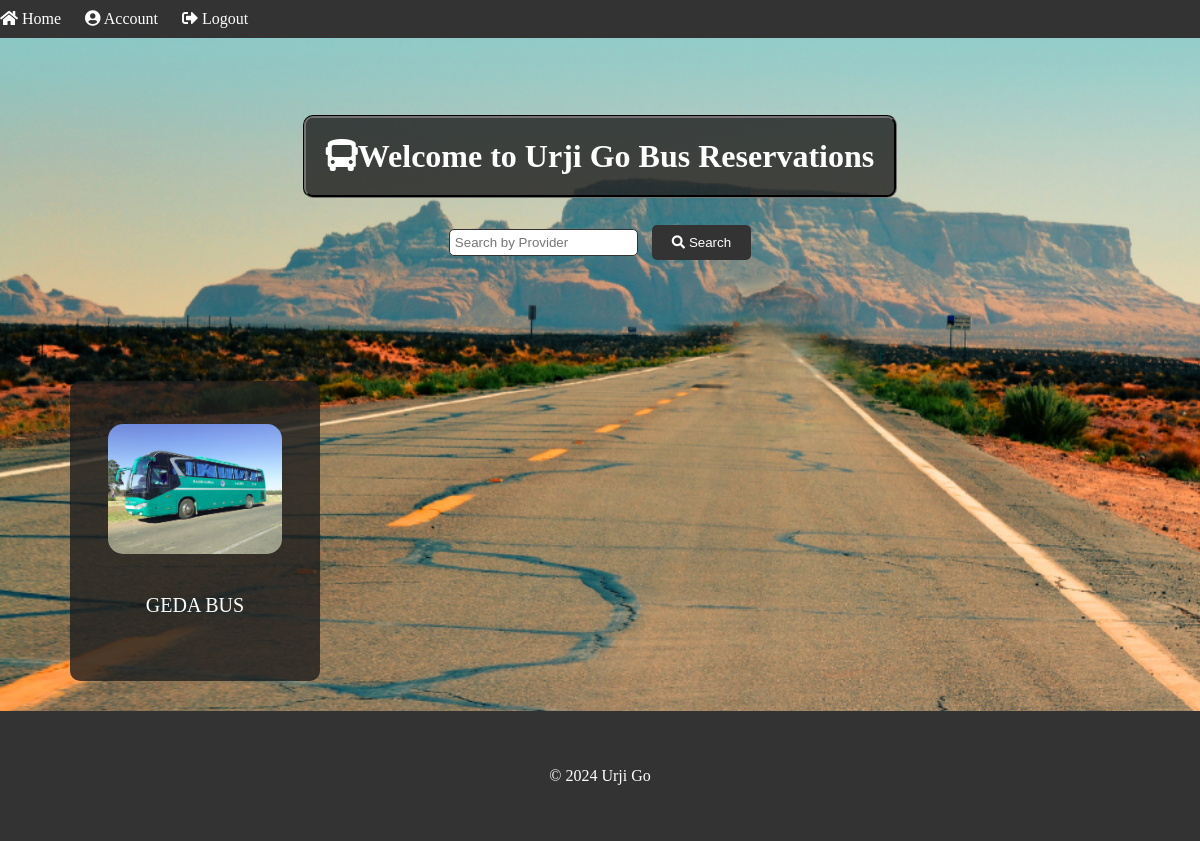
/user/index.php?provider=GEDA BUS (signed in), run on the app's committed database.
### tables this page shows
CREATE TABLE IF NOT EXISTS `buses` (
  `id` int NOT NULL AUTO_INCREMENT,
  `provider` varchar(100) NOT NULL,
  `image` mediumblob NOT NULL,
  `Description` text NOT NULL,
  PRIMARY KEY (`id`),
  UNIQUE KEY `provider` (`provider`)
);

### user/index.php (the view, shortened to what this page needs)
<!DOCTYPE html>
<html lang="en">
<head>
    <link rel="stylesheet" href="../css/styles.css">
    <?php include('../db/dbconfig.php'); ?>
</head>
<body style="background-image: url('../assets/admin.png'); background-size:cover; background-repeat:no-repeat;">
<?php include_once('includes/header.php'); ?>
<div class="container">
    <br><br>
   <center>
   <h1><i class="fas fa-bus"></i>Welcome to Urji Go Bus Reservations</h1>
    <form action="index.php" method="GET">
        <input type="text" name="provider" placeholder="Search by Provider">
        <button type="submit"><i class="fas fa-search"></i> Search</button>
    </form>
   </center>
   <br><br><br><br>
    <br>
    <div class="card-container">
        <?php
        $sql = "SELECT id, provider, image, Description FROM buses";
        if(isset($_GET['provider'])) {
            $provider = $_GET['provider'];
            $sql = "SELECT id, provider, image, Description FROM buses WHERE provider LIKE '%$provider%'";
        }
        $result = $conn->query($sql);
        if ($result->num_rows > 0) {
            while($row = $result->fetch_assoc()) {
                echo '<a href="reservation.php?buses_id='.$row['id'].'" class="card">';
                echo '<div class="card-inner">';
                echo '<div class="card-face front">';
                echo '<img class="bus-image" src="' . $row['image'] . '" alt="Bus Image">';
                echo '<p>'.$row['provider'].'</p>';
                echo '</div>';
                echo '<div class="card-face back">';
                echo '<p style="font-size:14px;">'.$row['Description'].'</p>';
                echo '</div>';
                echo '</div>';
                echo '</a>';
            }
        } else {
            echo "0 results";
        }
        ?>
    </div>
</div>
<?php include_once('includes/footer.php'); ?>
</body>
</html>

### css/styles.css (style rules this page uses)
body { margin: 0; padding: 0; }
.container { width: 80%; max-width: 80%; margin: 0 auto; padding: 20px; }
input[type="text"], input[type="date"],input[type="password"],input[type="email"], button[type="submit"] { border: 1px solid #333; padding: 5px; margin: 5px; border-radius: 5px; }
button[type="submit"] { background-color: #333; color: #fff; border: none; padding: 10px 20px; cursor: pointer; border-radius: 5px; }
a { text-decoration: none; color: gray; }
div { color: #333; }

### user/index.php (style rules this page uses)
p, h1 { color: white; }
.container { width: 90%; max-width: 90%; }
h1 { border: groove #1f1f1f; background-color: rgba(31, 31, 31, 0.8); border-radius: 10px; padding: 20px; width: fit-content; }
.card-container { display: flex; flex-wrap: wrap; }
.card { width: 250px; height: 300px; perspective: 1000px; margin: 10px; position: relative; border-radius: 10px; overflow: hidden; }
.card .card-inner { width: 100%; height: 100%; transform-style: preserve-3d; transition: transform 0.8s; }
.card-face { position: absolute; width: 100%; height: 100%; backface-visibility: hidden; display: flex; flex-direction: column; justify-content: center; align-items: center; font-size: 20px; padding: 20px; box-sizing: border-box; transform: rotateY(0deg); }
.front { background-color: rgba(31, 31, 31, 0.8); z-index: 2; }
.back { background-color: rgba(31, 31, 31, 0.8); transform: rotateY(180deg); }
.bus-image { max-width: 100%; max-height: 50%; border-radius: 15px; margin-bottom: 20px; }

### data on the page
buses: image (picture), provider "GEDA BUS"
